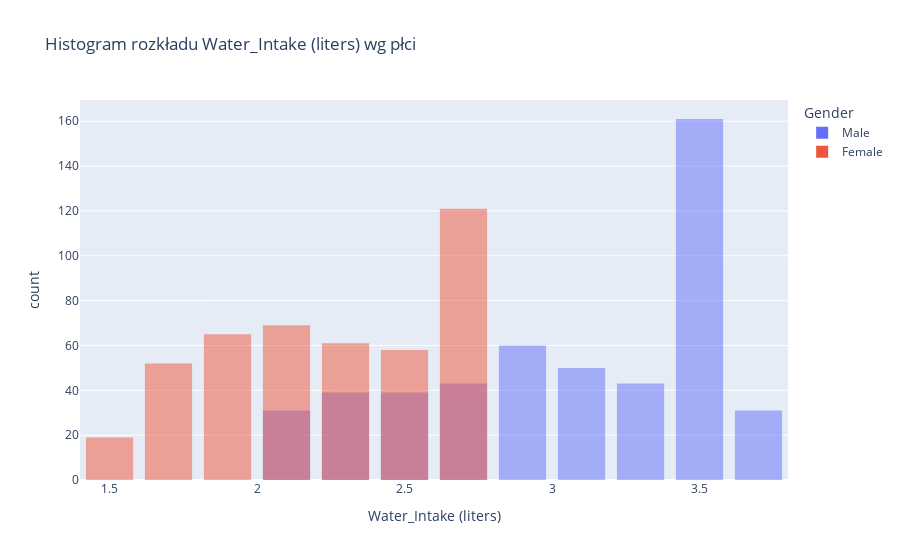
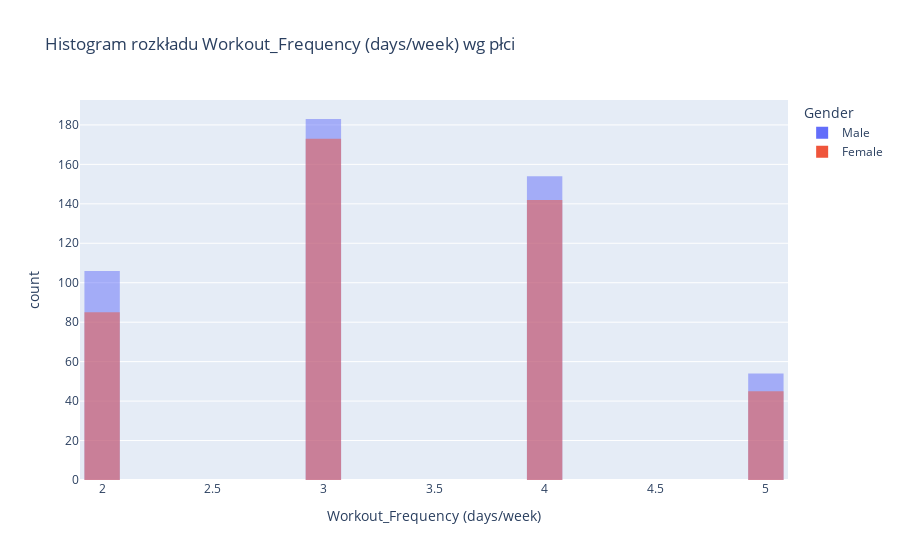
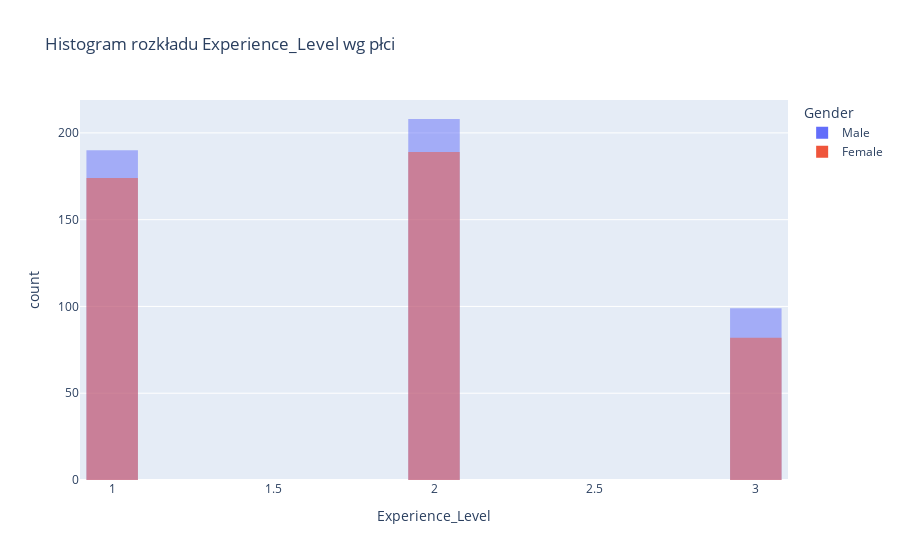
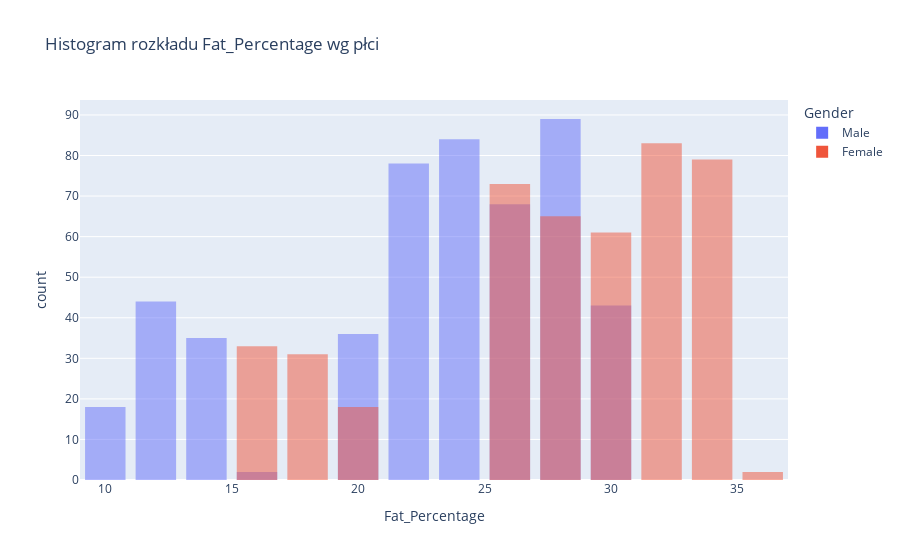

Notebook source saved alongside these figures, in order:
### Code cell
# import plotly.express as px

included_columns = ['Water_Intake (liters)', 'Workout_Frequency (days/week)', 'Experience_Level', 'Fat_Percentage']

for col in included_columns:
    if col in df.columns:
        fig = px.histogram(
            clean_data,
            x=col,
            color='Gender',  # rozdzielnie dla Male i Female
            barmode='overlay',  # słupki nakładają się
            nbins=20,
            title=f"Histogram rozkładu {col} wg płci",
        )
        fig.update_layout(bargap=0.2)
        fig.show()

### Figure 1 — Plotly figure (JSON) as saved in the notebook; plotly's stock layout.template omitted (floating-point values rounded to 4 significant figures; data arrays with more than 128 entries replaced by an {"elided": "..."} marker saying what was removed)
{"data": [{"bingroup": "x", "hovertemplate": "Gender=Male<br>Water_Intake (liters)=%{x}<br>count=%{y}<extra></extra>", "legendgroup": "Male", "marker": {"color": "#636efa", "opacity": 0.5, "pattern": {"shape": ""}}, "name": "Male", "nbinsx": 20, "orientation": "v", "showlegend": true, "type": "histogram", "x": {"elided": "497 float values"}, "xaxis": "x", "yaxis": "y"}, {"bingroup": "x", "hovertemplate": "Gender=Female<br>Water_Intake (liters)=%{x}<br>count=%{y}<extra></extra>", "legendgroup": "Female", "marker": {"color": "#EF553B", "opacity": 0.5, "pattern": {"shape": ""}}, "name": "Female", "nbinsx": 20, "orientation": "v", "showlegend": true, "type": "histogram", "x": {"elided": "445 float values"}, "xaxis": "x", "yaxis": "y"}], "layout": {"bargap": 0.2, "barmode": "overlay", "legend": {"title": {"text": "Gender"}, "tracegroupgap": 0}, "title": {"text": "Histogram rozkładu Water_Intake (liters) wg płci"}, "xaxis": {"anchor": "y", "domain": [0, 1], "title": {"text": "Water_Intake (liters)"}}, "yaxis": {"anchor": "x", "domain": [0, 1], "title": {"text": "count"}}}}

### Figure 2 — Plotly figure (JSON) as saved in the notebook; plotly's stock layout.template omitted (floating-point values rounded to 4 significant figures; data arrays with more than 128 entries replaced by an {"elided": "..."} marker saying what was removed)
{"data": [{"bingroup": "x", "hovertemplate": "Gender=Male<br>Workout_Frequency (days/week)=%{x}<br>count=%{y}<extra></extra>", "legendgroup": "Male", "marker": {"color": "#636efa", "opacity": 0.5, "pattern": {"shape": ""}}, "name": "Male", "nbinsx": 20, "orientation": "v", "showlegend": true, "type": "histogram", "x": {"elided": "497 int values"}, "xaxis": "x", "yaxis": "y"}, {"bingroup": "x", "hovertemplate": "Gender=Female<br>Workout_Frequency (days/week)=%{x}<br>count=%{y}<extra></extra>", "legendgroup": "Female", "marker": {"color": "#EF553B", "opacity": 0.5, "pattern": {"shape": ""}}, "name": "Female", "nbinsx": 20, "orientation": "v", "showlegend": true, "type": "histogram", "x": {"elided": "445 int values"}, "xaxis": "x", "yaxis": "y"}], "layout": {"bargap": 0.2, "barmode": "overlay", "legend": {"title": {"text": "Gender"}, "tracegroupgap": 0}, "title": {"text": "Histogram rozkładu Workout_Frequency (days/week) wg płci"}, "xaxis": {"anchor": "y", "domain": [0, 1], "title": {"text": "Workout_Frequency (days/week)"}}, "yaxis": {"anchor": "x", "domain": [0, 1], "title": {"text": "count"}}}}

### Figure 3 — Plotly figure (JSON) as saved in the notebook; plotly's stock layout.template omitted (floating-point values rounded to 4 significant figures; data arrays with more than 128 entries replaced by an {"elided": "..."} marker saying what was removed)
{"data": [{"bingroup": "x", "hovertemplate": "Gender=Male<br>Experience_Level=%{x}<br>count=%{y}<extra></extra>", "legendgroup": "Male", "marker": {"color": "#636efa", "opacity": 0.5, "pattern": {"shape": ""}}, "name": "Male", "nbinsx": 20, "orientation": "v", "showlegend": true, "type": "histogram", "x": {"elided": "497 int values"}, "xaxis": "x", "yaxis": "y"}, {"bingroup": "x", "hovertemplate": "Gender=Female<br>Experience_Level=%{x}<br>count=%{y}<extra></extra>", "legendgroup": "Female", "marker": {"color": "#EF553B", "opacity": 0.5, "pattern": {"shape": ""}}, "name": "Female", "nbinsx": 20, "orientation": "v", "showlegend": true, "type": "histogram", "x": {"elided": "445 int values"}, "xaxis": "x", "yaxis": "y"}], "layout": {"bargap": 0.2, "barmode": "overlay", "legend": {"title": {"text": "Gender"}, "tracegroupgap": 0}, "title": {"text": "Histogram rozkładu Experience_Level wg płci"}, "xaxis": {"anchor": "y", "domain": [0, 1], "title": {"text": "Experience_Level"}}, "yaxis": {"anchor": "x", "domain": [0, 1], "title": {"text": "count"}}}}

### Figure 4 — Plotly figure (JSON) as saved in the notebook; plotly's stock layout.template omitted (floating-point values rounded to 4 significant figures; data arrays with more than 128 entries replaced by an {"elided": "..."} marker saying what was removed)
{"data": [{"bingroup": "x", "hovertemplate": "Gender=Male<br>Fat_Percentage=%{x}<br>count=%{y}<extra></extra>", "legendgroup": "Male", "marker": {"color": "#636efa", "opacity": 0.5, "pattern": {"shape": ""}}, "name": "Male", "nbinsx": 20, "orientation": "v", "showlegend": true, "type": "histogram", "x": {"elided": "497 float values"}, "xaxis": "x", "yaxis": "y"}, {"bingroup": "x", "hovertemplate": "Gender=Female<br>Fat_Percentage=%{x}<br>count=%{y}<extra></extra>", "legendgroup": "Female", "marker": {"color": "#EF553B", "opacity": 0.5, "pattern": {"shape": ""}}, "name": "Female", "nbinsx": 20, "orientation": "v", "showlegend": true, "type": "histogram", "x": {"elided": "445 float values"}, "xaxis": "x", "yaxis": "y"}], "layout": {"bargap": 0.2, "barmode": "overlay", "legend": {"title": {"text": "Gender"}, "tracegroupgap": 0}, "title": {"text": "Histogram rozkładu Fat_Percentage wg płci"}, "xaxis": {"anchor": "y", "domain": [0, 1], "title": {"text": "Fat_Percentage"}}, "yaxis": {"anchor": "x", "domain": [0, 1], "title": {"text": "count"}}}}
